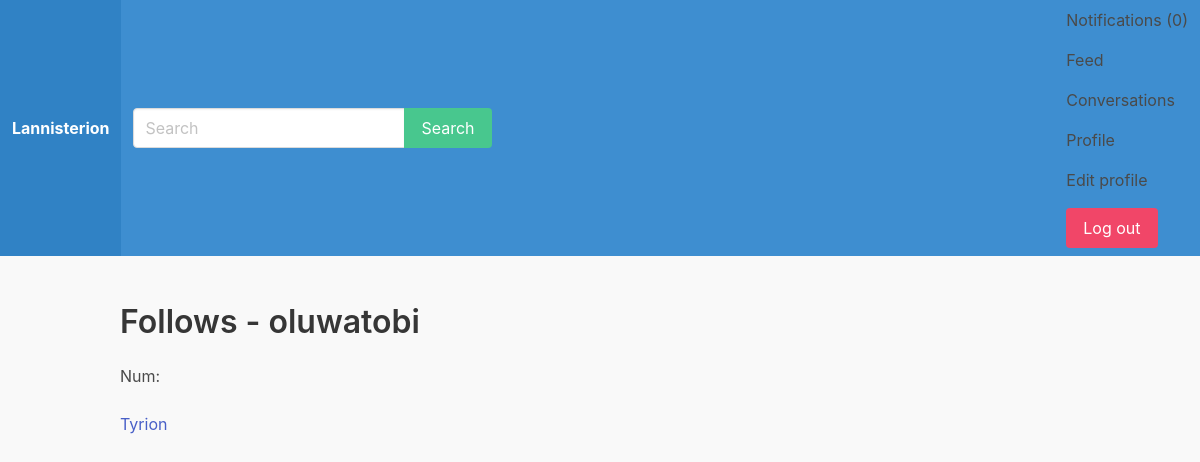
The page /u/oluwatobi/follows/ (signed in) on the database as committed earlier.
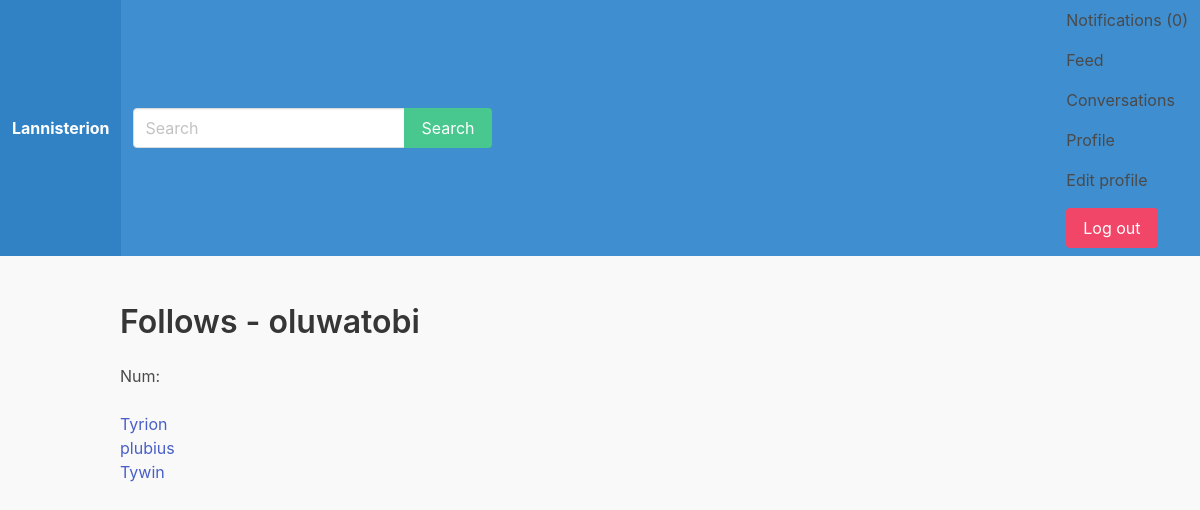
The same page on the database as committed later.
### apps/lannisterianprofile/models.py (models this page shows)
class LannisterianProfile(models.Model):
    user = models.OneToOneField(User, on_delete=models.CASCADE)
    follows = models.ManyToManyField('self', related_name='followed_by', symmetrical=False)
    avatar = models.ImageField(upload_to='upload/', blank=True, null=True)

### apps/lannisterianprofile/views.py (the view)
# urls.py: path('u/<str:username>/follows/', follows, name='follows'),
def follows(request, username):
    user = get_object_or_404(User, username=username)
    return render(request, 'lannisterianprofile/follows.html', {'user': user})

### apps/notification/context_processors.py (called while the page is built)
def notifications(request):
    if request.user.is_authenticated:
        return{'notifications' : request.user.notifications.filter(is_read=False)}
    else:
        return{'notifications': []}

### apps/lannisterianprofile/templates/lannisterianprofile/follows.html
{% extends 'core/base.html' %}
{% load humanize %}
{% block content %}
    <div class="container">
        <div class="columns">
            <div class="column is-12">
                <h1 class="title">Follows - {{ user.username }}</h1>
                <p>Num: {{ user.lannisterian.follows.count }}</p>
            </div>
        </div>
        <div class="columns">
            <div class="column is-8">
                {% for lannisterian in user.lannisterianprofile.follows.all %}
                    <p><a href="{% url 'lannisterianprofile' lannisterian.user.username %}">{{ lannisterian.user.username }}</a></p>
                {% empty %}
                    {% if request.user == user %}
                        <p>Sorry, you don't folow anyone!</p>
                    {% else %}
                        <p>{{ user.username }} is not following anyone!</p>
                    {% endif %}
                {% endfor %}
            </div>
        </div>
    </div>
{% endblock %}

Rows that differ between the two databases and show on the page:
now on this page (row unchanged): LannisterianProfile: user.username "plubius"
added LannisterianProfile: user.username "Tywin"
